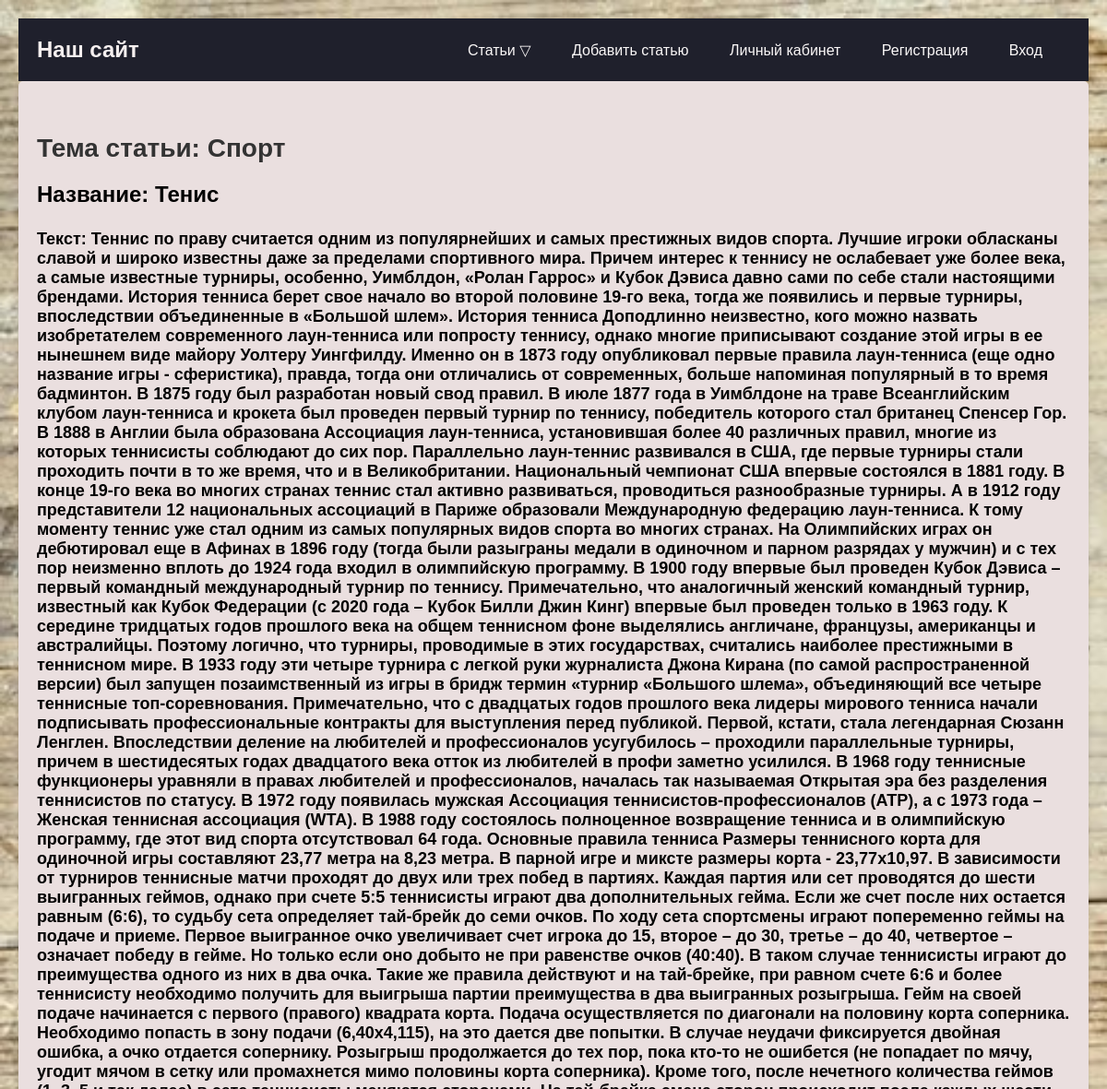
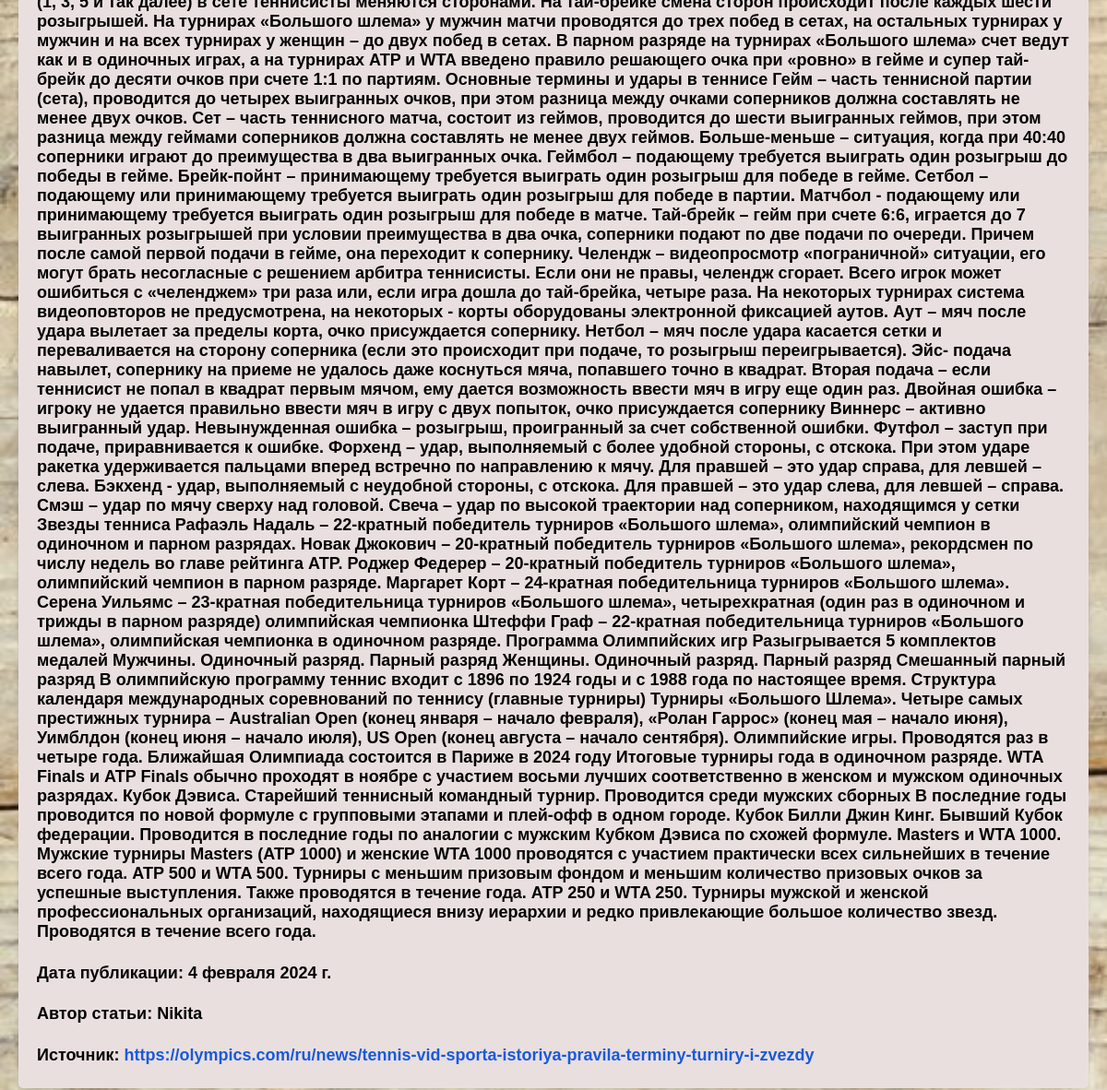
Page /info_sport_aerticles/3/ on the committed database (2 pictures, top to bottom).
### catalog/models.py (models this page shows, shortened)
class Sport(models.Model):
    topic = models.ForeignKey(Topic, on_delete=models.SET_NULL, null=True)
    title = models.CharField(max_length=1000, verbose_name='Название статьи')
    summary = models.CharField(max_length=1000, verbose_name='кратко о статье', blank=True, null=True)
    text = models.TextField(max_length=10000000000000000, verbose_name='текст статьи', blank=True, null=True)
    data = models.DateField(verbose_name='Дата публикации статьи', blank=True, null=True)
    info = models.URLField(verbose_name='Источник(и)', blank=True)
    author = models.ForeignKey(User, on_delete=models.SET_NULL, null=True, verbose_name='Автор')  # поле author
    image = models.URLField(verbose_name='Фото', blank=True, null=True)

class Topic(models.Model):
    VIBOR = (('Наука', 'Наука'), ('Спорт', 'Спорт'), ('Искусство', 'Искусство'))
    name = models.CharField(max_length=100, choices=VIBOR, verbose_name='Тема статьи')
    def __str__(self):
        return self.name

### catalog/views.py (the view)
# urls.py: path('info_sport_aerticles/<int:pk>/', views.ArticleSportDetailView.as_view(), name='info_sport'),
class ArticleSportDetailView(DetailView):
    model = Sport

### templates/catalog/sport_detail.html (shortened to what this page needs)
{% extends 'index.html' %}
{% load static %}
{% block head %}
    <link rel="stylesheet" href="{% static 'home.css' %}">
    <link rel="stylesheet" href="{% static 'articles_detail.css' %}">
{% endblock head %}
{% block content %}
    <div>
        <h1>Тема статьи: {{ sport.topic }}</h1>
        <h2>Название: {{ sport.title }}</h2>
        <h4>Текст: {{ sport.text }}</h4>
        <h4>Дата публикации: {{ sport.data }}</h4>
        <h4>Автор статьи: {{ sport.author }}</h4>
        <h4>Источник: <a href="{{ sport.info }}">{{ sport.info }}</a></h4>
    </div>
{% endblock content %}

### catalog/static/home.css (style rules this page uses)
body { margin: 0; padding: 0; background: url('img/Статья-Фон.jpg'); background-repeat: no-repeat; background-size: cover; background-attachment: fixed; font-family: Arial, sans-serif; }
h2 { color: #333; font-size: 28px; margin-bottom: 20px; }
h1 { color: #333; font-size: 36px; margin-bottom: 30px; }

### catalog/static/articles_detail.css (style rules this page uses)
body { font-family: Arial, sans-serif; margin: 20px; background-color: #f5f5f5; }
div { background-color: #eadfdf; padding: 20px; border-radius: 5px; box-shadow: 0 2px 4px rgba(0, 0, 0, 0.1); }
h1 { font-size: 28px; margin-bottom: 10px; color: #333; }
h2 { font-size: 24px; margin-bottom: 5px; color: #000000; }
h4 { font-size: 18px; margin-bottom: 5px; color: #020202; }
a { color: #185adb; text-decoration: none; }

### rows in the picture
Sport: topic "Спорт", title "Тенис", text "Теннис по праву считается одним из популярнейших и самых престижных видов спорта. Лучшие игроки обласканы славой и широко известны даже за пределами спортивного мира. Причем интерес к теннису не ослабевает уже более века, а самые известные турниры, особенно, Уимблдон, «Ролан Гаррос» и Кубок Дэвиса давно сами по себе стали настоящими брендами. История тенниса берет свое начало во второй половине 19-го века, тогда же появились и первые турниры, впоследствии объединенные в «Большой шлем». История тенниса Доподлинно неизвестно, кого можно назвать изобретателем современного лаун-тенниса или попросту теннису, однако многие приписывают создание этой игры в ее нынешнем виде майору Уолтеру…", data "4 февраля 2024 г.", author "Nikita", info "https://olympics.com/ru/news/tennis-vid-sporta-istoriya-pravila-terminy-turniry-i-zvezdy"
